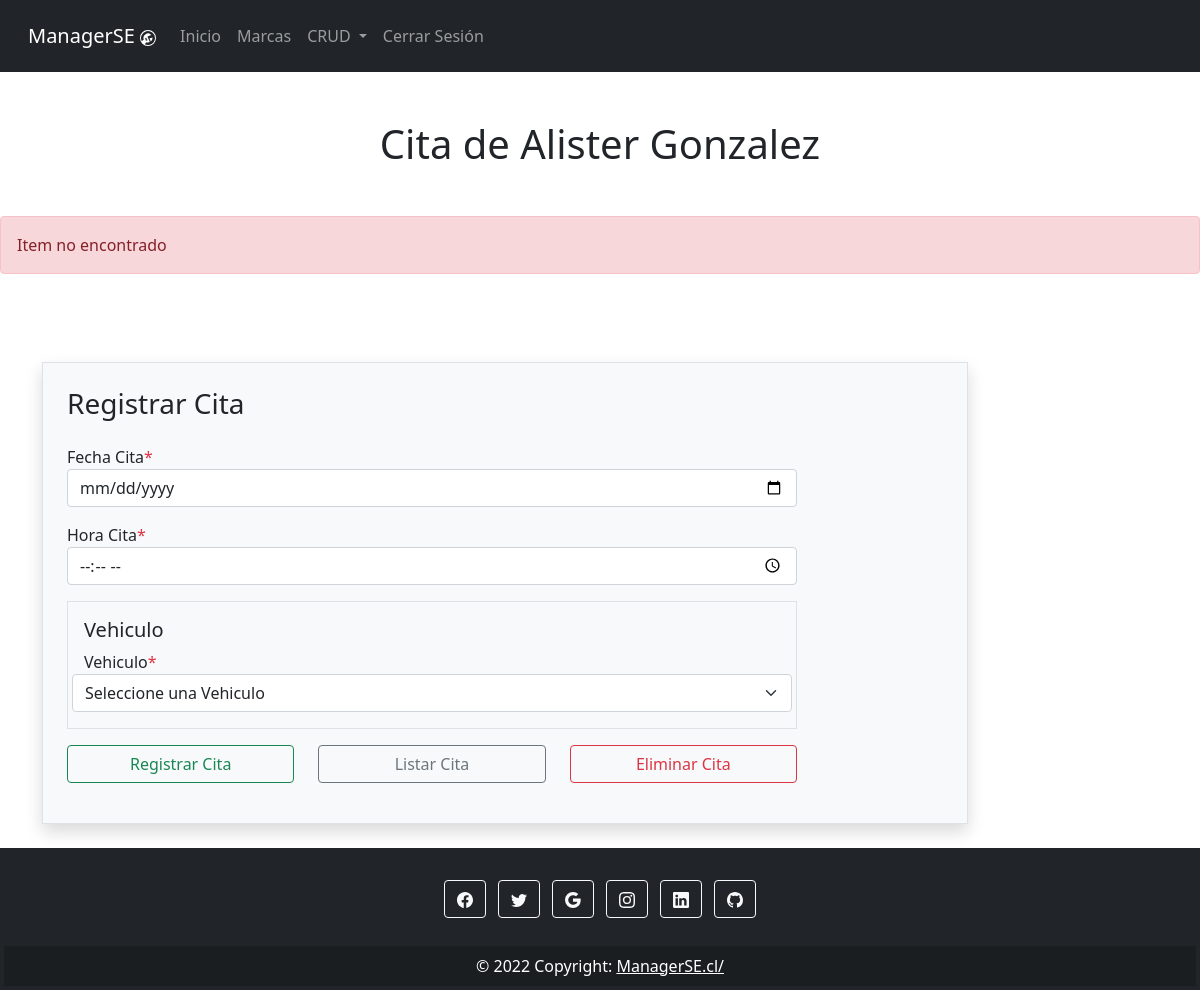
/crud/cita/2/1/ (signed in), run on an earlier commit of the app's database.
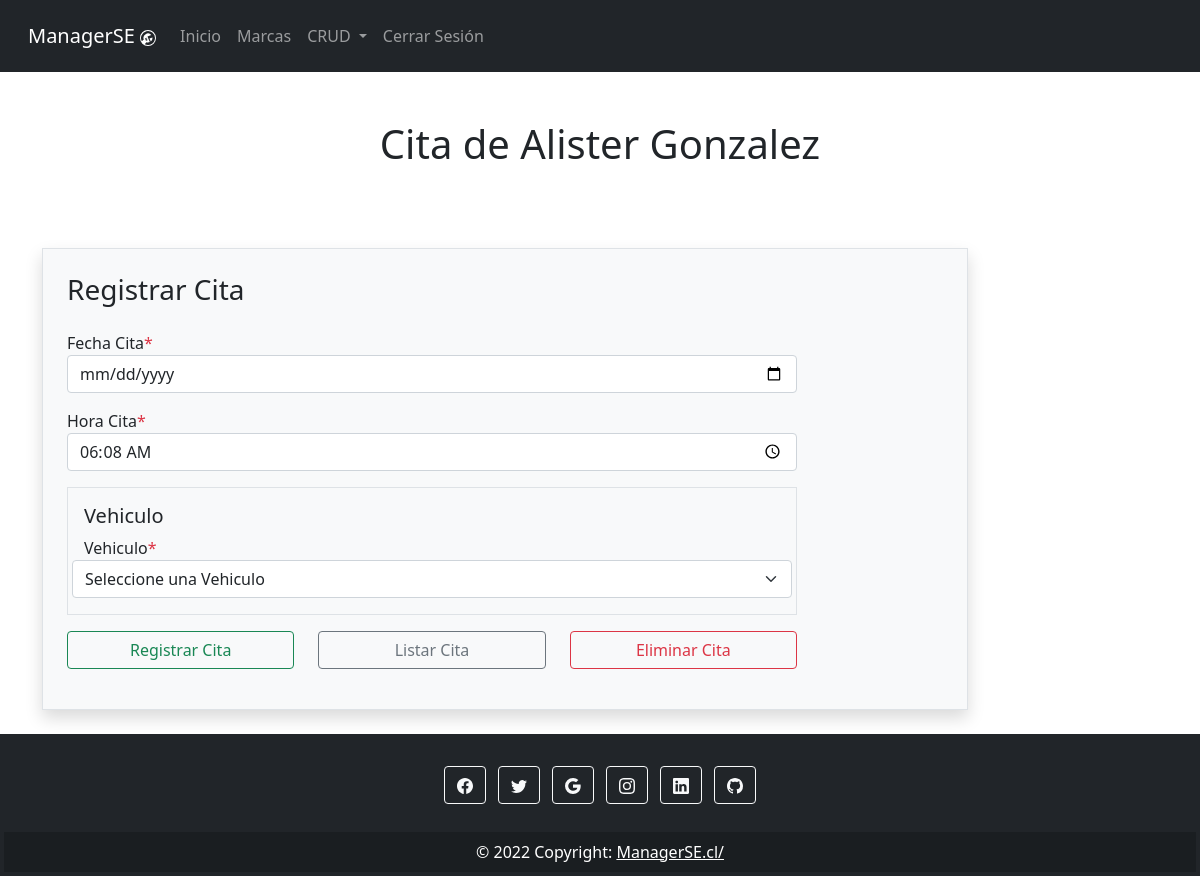
And on a later commit of the database.
### CRUD/models.py (models this page shows)
class Cita(models.Model):
    idCliente = models.IntegerField()
    idVehiculo = models.IntegerField()
    fechaCita = models.DateField()
    horaCita = models.TimeField()

### CRUD/views.py (the view)
# urls.py: path('cita/<int:id>/<int:clientId>/', views.viewReadCita, name="cita"),
@login_required
def viewReadCita(request, id, clientId):
    cntx = {}
    try:
        fila = Cita.objects.get(pk = id)
        cntx = {'fila': fila}
    except:
        cntx = {'error': 'Item no encontrado'}
    userVehicles = Vehiculo.objects.filter(idCliente=clientId)
    cntx["userVehicles"] = userVehicles
    return render(request, 'agendar.html', cntx)

### CRUD/templates/agendar.html (shortened to what this page needs)
{% extends "index.html" %}
{% block tituloPagina %}
    <div class="text-center mt-5">
        <h1>Cita de {{user.first_name}} {{user.last_name}}</h1>
    </div>
{% endblock %}
{% block mensaje %}
{% if mensaje %}
    <div class="alert alert-success mt-5" role="alert">
        {{ mensaje }}
    </div>
{% elif error %}
    <div class="alert alert-danger mt-5" role="alert">
        {{ error }}
    </div>
{% endif %}
{% endblock %}
{% block contenido %}
<br>
    <div class="container">
        <div class="row">
            <div class="col-md-10 off-md-4">
                <div class="signup-form">
                    <form action="{%url 'cita' %}" method="POST" autocomplete="off" class="mt-5 border p-4 bg-light shadow">
                        <h3 class="mb-4">Registrar Cita</h3>
                            <div class="mb-3 col-md-10">
                                <div class="mb-3 col-md-12">
                                    <label for="fecCita">Fecha Cita<span class="text-danger">*</span> </label>
                                    <input type="date" name="fecCita" id="fecCita" class="fecCita form-control" value="{{fila.fechaCita}}">
                                </div>
                                <div class="mb-3 col-md-12">
                                    <label for="horaCita">Hora Cita<span class="text-danger">*</label>
                                    <input type="time" id="horaCita" name="horaCita" class="horaCita form-control" value="{{fila.horaCita}}">
                                </div>
                            <div class="border mt-2 p-3">
                                <h5>Vehiculo</h5>
                                <div class="row">
                                    <label for="cmbVehiculo">Vehiculo<span class="text-danger">*</span></label>
                                    <select name="cmbVehiculo" class="cmbVehiculo form-select" id="cmbVehiculo" value="{{ fila.idVehiculo }}">
                                    <option class="cmbVehiculo" hidden value="0">Seleccione una Vehiculo</option>
                                    </select>
                                </div>
                            </div>
                        <div class="row">
                          <div class="col-md-4 mt-3">
                            <input type="submit" name="btnCreate" class="btnCreate btn btn-outline-success form-control" value="Registrar Cita">
                          </div>
                          <div class="col-md-4 mt-3">
                            <input type="submit" name="btnRead" class="btnRead btn btn-outline-secondary form-control" value="Listar Cita">
                          </div>
                          <div class="col-md-4 mt-3">
                            <input type="submit" name="btnDelete" class="btnDelete btn btn-outline-danger form-control" value="Eliminar Cita">
                          </div>
                        </div>
                    </form>
                </div>
            </div>
        </div>
    </div>
{% endblock %}

What changed in the data, as far as the page shows it:
added Cita: horaCita "06:08"
Also different on the page:
{{ error }}: "Item no encontrado" → (not shown)
form field cmbVehiculo: "Seleccione una Vehiculo" → (not shown)
